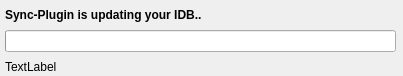
<?xml version="1.0" encoding="UTF-8"?>
<ui version="4.0">
 <class>UpdateOperationDialog</class>
 <widget class="QDialog" name="UpdateOperationDialog">
  <property name="geometry">
   <rect>
    <x>0</x>
    <y>0</y>
    <width>403</width>
    <height>76</height>
   </rect>
  </property>
  <property name="windowTitle">
   <string>Sync-Plugin: Updating..</string>
  </property>
  <widget class="QWidget" name="verticalLayoutWidget">
   <property name="geometry">
    <rect>
     <x>0</x>
     <y>0</y>
     <width>401</width>
     <height>101</height>
    </rect>
   </property>
   <layout class="QVBoxLayout" name="verticalLayout">
    <property name="margin">
     <number>5</number>
    </property>
    <item>
     <widget class="QLabel" name="labelUpdating">
      <property name="font">
       <font>
        <weight>75</weight>
        <bold>true</bold>
       </font>
      </property>
      <property name="text">
       <string>Sync-Plugin is updating your IDB..</string>
      </property>
     </widget>
    </item>
    <item>
     <widget class="QProgressBar" name="progressBar">
      <property name="value">
       <number>0</number>
      </property>
      <property name="textVisible">
       <bool>false</bool>
      </property>
     </widget>
    </item>
    <item>
     <widget class="QLabel" name="labelProgress">
      <property name="text">
       <string>TextLabel</string>
      </property>
     </widget>
    </item>
    <item>
     <spacer name="horizontalSpacer">
      <property name="orientation">
       <enum>Qt::Horizontal</enum>
      </property>
      <property name="sizeHint" stdset="0">
       <size>
        <width>40</width>
        <height>20</height>
       </size>
      </property>
     </spacer>
    </item>
   </layout>
  </widget>
 </widget>
 <resources/>
 <connections/>
</ui>
